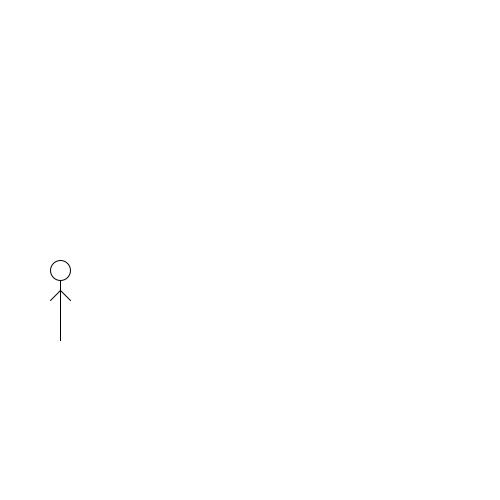
Frame 1 (no input)
Frame 60 (the mouse pressed at the canvas centre just before this capture): blank canvas, image omitted
Frame 120 (the mouse held since frame 60 and released just before this capture): blank canvas, image omitted

The Processing sketch that drew this single still picture (run headless with seeded random() and noise(); from frame 60 on, the mouse is pressed at the canvas centre):

// Processing sketch: processing_116800
// ── processing_116800.pde

int venstreFodX = 30;
int venstreFodY= 340;
int hofteX = 45;
int hofteY = 310;
int hojreFodX = 60;
int hojreFodY = 340;
int halsX = hofteX;
int halsY = 280;
int hovedCentrumX = hofteX;
int hovedCentrumY = halsY-10;
int armKropX = hofteX;
int armKropY = halsY+10;
int venstreArmX = hofteX-10;
int venstreArmY = armKropY+10;
int hojreArmX = hofteX+10;
int hojreArmY = venstreArmY;
float rad = radians(10);
float radStop = radians(300);


void setup()
{
  size(500,500);
  frameRate(10);
}
 
void draw()
{
  background(255);
  noFill();
   
  hofteX = hofteX+15;
  halsX = halsX+15;
  armKropX = armKropX+15;
  hojreArmX = hojreArmX+15;
  venstreArmX = venstreArmX+15;
  hovedCentrumX = hovedCentrumX+15;
   
   
  if(venstreFodX != hojreFodX)
  {
    venstreFodX = venstreFodX+30;
  }
  else
  {
    hojreFodX = hojreFodX+30;
  }
   
 line(armKropX,armKropY,hojreArmX,hojreArmY);
 line(venstreFodX,venstreFodY,hofteX,hofteY);
 line(hojreFodX,hojreFodY,hofteX,hofteY);
 line(hofteX,hofteY,halsX,halsY);
 line(armKropX,armKropY,venstreArmX,venstreArmY);
 ellipse(hovedCentrumX,hovedCentrumY,20,20);
   
}
